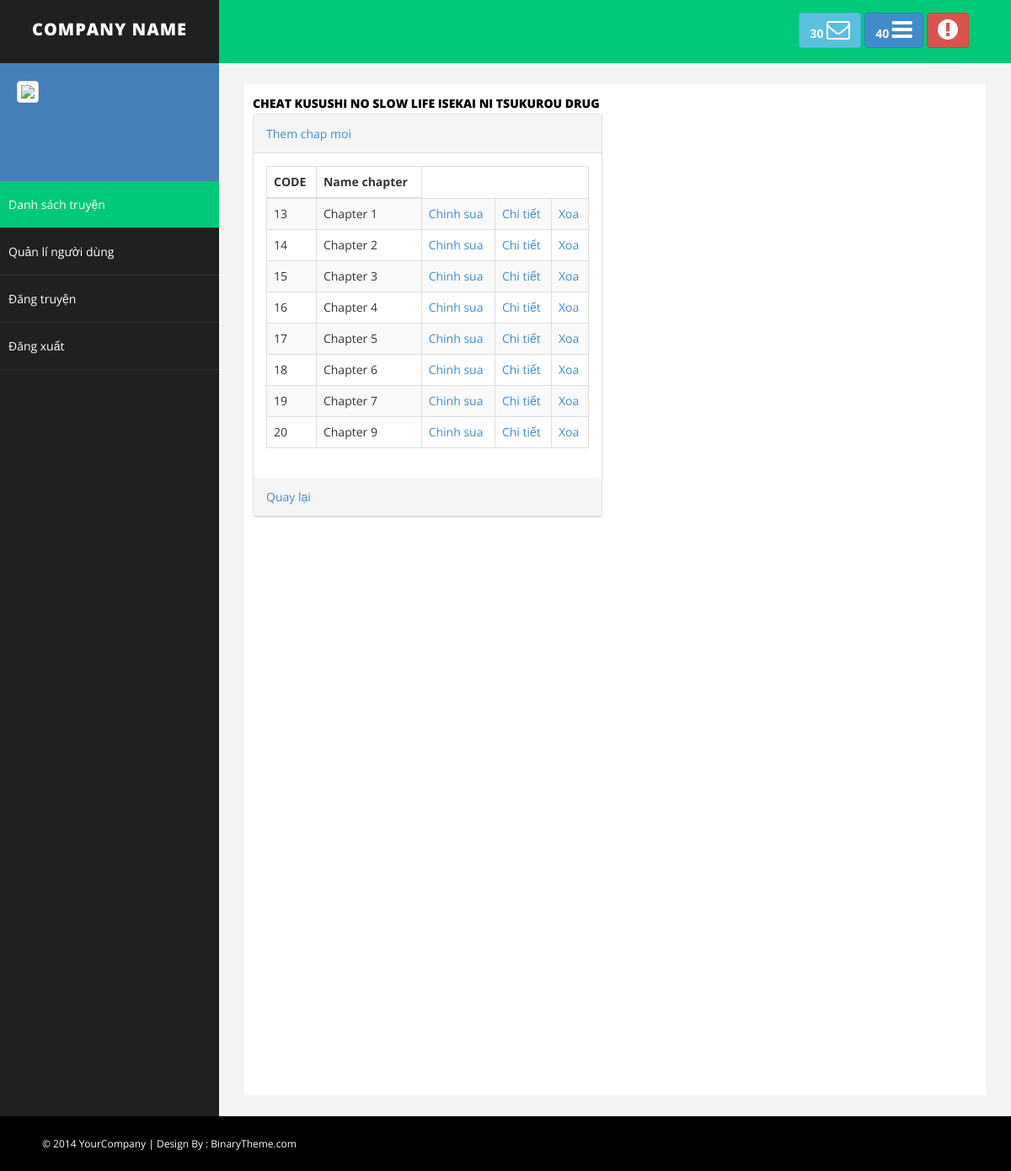
Page /admin/advance-admin/list_chapter.php?idPost=25 on the committed database.
### tables this page shows
CREATE TABLE `post` (
  `id_post` int(11) NOT NULL,
  `avatar_post` text NOT NULL,
  `name_post` varchar(50) NOT NULL,
  `author_post` varchar(30) NOT NULL,
  `content_post` text NOT NULL,
  `name_tag` varchar(20) NOT NULL,
  `view` int(20) NOT NULL,
  `time_update` date DEFAULT NULL,
  `like_post` int(11) NOT NULL,
  `comment_post` int(11) NOT NULL
);

CREATE TABLE `chapter` (
  `id` int(11) NOT NULL,
  `id_post` int(11) NOT NULL,
  `name` int(50) NOT NULL
);

### admin/advance-admin/control.php (called while the page is built, shortened)
<?php
include('connect.php');
class data
{
    function se_chap($id_post)
    {
        global $conn;
        $sql = "SELECT * from chapter where id_post='$id_post'";
        $run = mysqli_query($conn, $sql);
        return $run;
    }
    function getPost($idPost)
    {
        global $conn;
        $sql = "SELECT * from post where id_post='$idPost'";
        $run = mysqli_query($conn, $sql);
        return $run;
    }
}
?>

### admin/advance-admin/list_chapter.php (the view, shortened to what this page needs)
<!DOCTYPE html>
<html xmlns="http://www.w3.org/1999/xhtml">
<head>
    <link href="assets/css/bootstrap.css" rel="stylesheet" />
    <link href="assets/css/font-awesome.css" rel="stylesheet" />
    <link href="assets/css/basic.css" rel="stylesheet" />
    <link href="assets/css/custom.css" rel="stylesheet" />
</head>
<body>
    <div id="wrapper">
        <nav class="navbar navbar-default navbar-cls-top " role="navigation" style="margin-bottom: 0">
            <div class="navbar-header">
                <a class="navbar-brand" href="index.html">COMPANY NAME</a>
            </div>
            <div class="header-right">
                <a href="message-task.html" class="btn btn-info" title="New Message"><b>30 </b><i
                        class="fa fa-envelope-o fa-2x"></i></a>
                <a href="message-task.html" class="btn btn-primary" title="New Task"><b>40 </b><i
                        class="fa fa-bars fa-2x"></i></a>
                <a href="login.html" class="btn btn-danger" title="Logout"><i
                        class="fa fa-exclamation-circle fa-2x"></i></a>
            </div>
        </nav>
        <?php
        include('control.php');
        $getdata = new data();
        $getuser = $getdata->get_user($_SESSION['id']);
        foreach ($getuser as $user)
        ?>
        <nav class="navbar-default navbar-side" role="navigation">
            <div class="sidebar-collapse">
                <ul class="nav" id="main-menu">
                    <li>
                        <div class="user-img-div">
                        <img src="IMG/avatar/<?php echo $user['avatar'] ?>" class="img-thumbnail" />
                        </div>
                    </li>
                    <li>
                        <a class="active-menu" href="index.php">Danh sách truyện</a>
                    </li>
                    <li>
                        <a href="list-user.php">Quản lí người dùng</a>
                    </li>
                    <li>
                        <a href="addproduct.php">Đăng truyện</a>
                    </li>
                    <li>
                        <a href="../../logout.php"></i>Đăng xuất</a>
                    </li>
                </ul>
            </div>
        </nav>
        <?php
        $idPost = $_GET['idPost'];
        $select = $getdata->se_chap($idPost);
        $getpost = $getdata->getPost( $_GET['idPost']);
        foreach ($getpost as $post)
        ?>
        <div id="page-wrapper">
            <div id="page-inner">
                <div class="row">
                    <div class="col-md-12">
                        <a href="#" class="page-head-line" style="font-size: unset"><?php echo $post["name_post"] ?></a>
                        <br>
                    </div>
                </div>
                <div class="row">
                    <div class="col-md-6">
                        <div class="panel panel-default">
                            <div class="panel-heading">
                                <a href="addchap.php?idPost=<?php echo $idPost ?>">Them chap moi</a>
                            </div>
                            <div class="panel-body">
                                <div class="table-responsive">
                                    <table class="table table-striped table-bordered table-hover">
                                        <thead>
                                            <tr>
                                                <th>CODE</th>
                                                <th>Name chapter</th>
                                            </tr>
                                        </thead>
                                        <tbody>
                                            <?php
                                            foreach ($select as $se_pro)
                                            {
                                                ?>
                                                <tr>
                                                    <td>
                                                        <?php echo $se_pro['id'] ?>
                                                    </td>
                                                    <td>
                                                        Chapter
                                                        <?php echo $se_pro['name'] ?>
                                                    </td>
                                                    <td><a href="edt_chapter.php?idChapter=<?php echo $se_pro['id'] ?>">Chinh
                                                            sua</a>
                                                    </td>
                                                    <td><a href="detail.php?idChapter=<?php echo $se_pro['id'] ?>">Chi
                                                            tiết</a>
                                                    </td>
                                                    <td><a
                                                            href="delete-chap.php?idChapter=<?php echo $se_pro['id'] ?>">Xoa</a>
                                                    </td>
                                                </tr>
                                            <?php } ?>
                                        </tbody>
                                    </table>
                                </div>
                            </div>
                            <div class="panel-heading">
                                <a href="index.php">Quay lại</a>
                            </div>
                        </div>
                    </div>
                </div>
            </div>
        </div>
    </div>
    <div id="footer-sec">
        &copy; 2014 YourCompany | Design By : <a href="http://www.binarytheme.com/" target="_blank">BinaryTheme.com</a>
    </div>
</body>
</html>

### admin/advance-admin/assets/css/basic.css (style rules this page uses)
body { font-family: 'Open Sans', sans-serif; line-height:25px; }
#wrapper { width: 100%; background: #202020; }
#page-wrapper { padding: 15px 15px; min-height: 600px; background: #F3F3F3; }
#page-inner { width: 100%; margin: 10px 20px 10px 0px; background-color: #fff!important; padding: 10px; min-height: 1200px; }
.page-head-line { font-size: 30px; text-transform: uppercase; color: #000; font-weight: 800; padding-bottom: 20px; border-bottom: 2px solid #00CA79; margin-bottom: 10px; }
.navbar-cls-top .navbar-brand { color: #fff; background: #202020; width: 260px; text-align: center; height: 75px; font-size: 20px; letter-spacing: 1px; font-weight: 900; padding-top: 25px; text-transform:uppercase; }
.header-right { color: #fff; padding: 15px 50px 5px 50px; float: right; font-size: 16px; }
.user-img-div { min-height: 140px; padding: 20px; background-color: #4380B8; }
.user-img-div img { max-height: 60px; }
.active-menu { background-color: #00CA79!important; }
.sidebar-collapse, .sidebar-collapse .nav { background: none; }
.sidebar-collapse .nav { padding: 0; }
.sidebar-collapse .nav > li > a { color: #fff; background: #202020; text-shadow: none; padding: 15px 40px; border-bottom: 1px solid #2F2E31; }
.sidebar-collapse > .nav > li > a { padding: 15px 10px; }
.navbar-side { border: none; background-color: #202020; }
.navbar-cls-top { background: #00CA79; border-bottom: none; }
.navbar-default { border: 0px solid black; }
.navbar-header { background: #000000; }
#footer-sec { background-color:#000; padding:20px 50px; color:#fff; font-size:12px; }
#footer-sec a { color:#fff; }
@media (min-width:768px) { #page-wrapper { margin: 0 0 0 260px; padding: 15px 30px; min-height: 1200px; } }
@media (min-width:768px) { .navbar-side { z-index: 1; position: absolute; width: 260px; } }
@media (min-width:768px) { .navbar { border-radius: 0px; } }

### rows in the picture
post: name_post "CHEAT KUSUSHI NO SLOW LIFE ISEKAI NI TSUKUROU DRUG"
chapter: id "13", name "1"
chapter: id "14", name "2"
chapter: id "15", name "3"
chapter: id "16", name "4"
chapter: id "17", name "5"
chapter: id "18", name "6"
chapter: id "19", name "7"
chapter: id "20", name "9"
